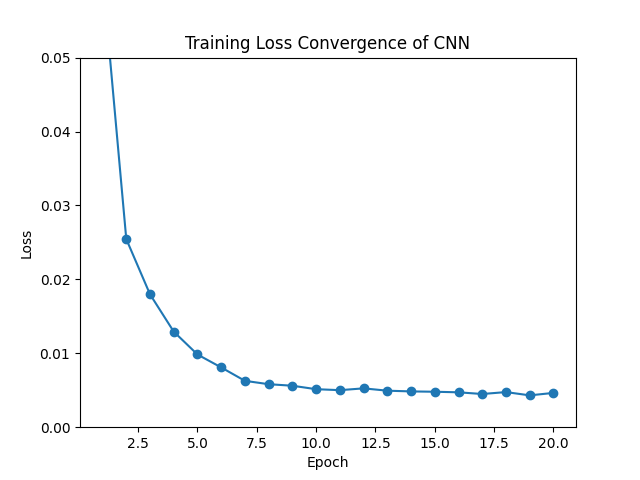

The Python source for this figure:
import torch
import torch.nn as nn
import torch.nn.functional as F
from torch.utils.data import DataLoader, TensorDataset
import torch.optim as optim
import matplotlib.pyplot as plt
import argparse

class CNN(nn.Module):
    def __init__(self):
        super(CNN, self).__init__()
        # Formula to calculate output size:
        # Output size = ((Input size - Kernel size + 2 * Padding) / Stride) + 1
        self.image_conv1 = nn.Conv2d(3, 2, kernel_size=4, stride=2, padding=1)
        # For conv1 with input size 128x128: Output size = ((128 - 4 + 2 * 1) / 2) + 1 = 64
        self.image_conv2 = nn.Conv2d(2, 1, kernel_size=4, stride=4, padding=0)
        # For conv2: Output size = ((64 - 4 + 2 * 0) / 4) + 1 = 16
        
        self.action_fc1 = nn.Linear(1, 32)

        self.combined_fc1 = nn.Linear(1 * 16 * 16 + 32, 128)  # Verify the input size calculation
        self.combined_fc2 = nn.Linear(128, 2)

    def forward(self, img, action):
        img = F.relu(self.image_conv1(img))
        img = F.relu(self.image_conv2(img))
        img = torch.flatten(img, start_dim=1)  # Flatten the tensor

        action = F.relu(self.action_fc1(action))
        
        combined = torch.cat((img, action), dim=1)
        combined = F.relu(self.combined_fc1(combined))
        combined = self.combined_fc2(combined)
        return combined

def load_data(idx):
    positions = torch.load(f"./hw1_sample/positions_{idx}.pt")
    actions = torch.load(f"./hw1_sample/actions_{idx}.pt")
    imgs_before = torch.load(f"./hw1_sample/imgsBefore_{idx}.pt")
    return positions, actions, imgs_before

def load_test_data(idx):
    positions = torch.load(f"./hw1_test/positions_{idx}.pt")
    actions = torch.load(f"./hw1_test/actions_{idx}.pt")
    imgs_before = torch.load(f"./hw1_test/imgsBefore_{idx}.pt")
    return positions, actions, imgs_before

def evaluate_model(model, dataloader):
    model.eval()
    total_loss = 0
    criterion = nn.MSELoss()
    with torch.no_grad():
        for batch_imgs, batch_actions, batch_positions in dataloader:
            outputs = model(batch_imgs, batch_actions)
            loss = criterion(outputs, batch_positions)
            total_loss += loss.item()
    average_loss = total_loss / len(dataloader)
    return average_loss

def train():
    # Load data for all indices
    all_positions = []
    all_actions = []
    all_imgs_before = []
    for i in range(8):
        positions, actions, imgs_before = load_data(i)
        all_positions.append(positions)
        all_actions.append(actions)
        all_imgs_before.append(imgs_before)

    # Concatenate all data
    positions = torch.cat(all_positions)
    actions = torch.cat(all_actions)
    imgs_before = torch.cat(all_imgs_before)

    # Convert actions and images to float
    actions = actions.view(-1, 1).float()
    imgs_before = imgs_before.float() / 255.0  # Normalize the images to [0, 1]

    # Create a dataset and dataloader
    dataset = TensorDataset(imgs_before, actions, positions)
    dataloader = DataLoader(dataset, batch_size=32, shuffle=True)

    model = CNN()

    # Define loss function and optimizer
    criterion = nn.MSELoss()
    optimizer = optim.Adam(model.parameters(), lr=0.001)

    # Training loop
    num_epochs = 20
    loss_values = []
    for epoch in range(num_epochs):
        print(f"Epoch {epoch+1}/{num_epochs} started.")
        epoch_loss = 0
        for batch_idx, (batch_imgs, batch_actions, batch_positions) in enumerate(dataloader):
            # Zero the parameter gradients
            optimizer.zero_grad()

            # Forward pass
            outputs = model(batch_imgs, batch_actions)

            # Compute loss
            loss = criterion(outputs, batch_positions)

            # Backward pass and optimize
            loss.backward()
            optimizer.step()

            epoch_loss += loss.item()

            if (batch_idx + 1) % 10 == 0:
                print(f"Epoch [{epoch+1}/{num_epochs}], Batch [{batch_idx+1}/{len(dataloader)}], Loss: {loss.item():.4f}")

        average_epoch_loss = epoch_loss / len(dataloader)
        loss_values.append(average_epoch_loss)
        print(f"Epoch [{epoch+1}/{num_epochs}] finished with Loss: {average_epoch_loss:.4f}")

    print("Finished Training")
    
    # Save the model
    torch.save(model.state_dict(), "hw1_2.pt")

    # Plot the loss values and save the plot
    plt.plot(range(1, num_epochs + 1), loss_values, marker='o')
    plt.xlabel('Epoch')
    plt.ylabel('Loss')
    plt.title('Training Loss Convergence of CNN')
    plt.ylim(0, 0.05)  # Set y-axis limits between 0 and 0.05
    plt.savefig('hw1_2.png')
    plt.close()

def test():
    # Load test data for all indices
    all_positions = []
    all_actions = []
    all_imgs_before = []
    for i in range(8):
        positions, actions, imgs_before = load_test_data(i)
        all_positions.append(positions)
        all_actions.append(actions)
        all_imgs_before.append(imgs_before)

    # Concatenate all test data
    positions = torch.cat(all_positions)
    actions = torch.cat(all_actions)
    imgs_before = torch.cat(all_imgs_before)

    # Convert actions and images to float
    actions = actions.view(-1, 1).float()
    imgs_before = imgs_before.float() / 255.0  # Normalize the images to [0, 1]

    # Create a dataset and dataloader for evaluation
    dataset = TensorDataset(imgs_before, actions, positions)
    dataloader = DataLoader(dataset, batch_size=32, shuffle=False)

    # Load and evaluate the CNN model
    cnn_model = CNN()
    cnn_model.load_state_dict(torch.load('hw1_2.pt'))
    cnn_loss = evaluate_model(cnn_model, dataloader)
    print(f"Average Evaluation Loss for CNN: {cnn_loss:.4f}")

if __name__ == "__main__":
    parser = argparse.ArgumentParser(description="Train or Test the CNN model")
    parser.add_argument('--mode', type=str, choices=['train', 'test'], required=True, help="Mode to run: 'train' or 'test'")
    args = parser.parse_args()

    if args.mode == 'train':
        train()
    elif args.mode == 'test':
        test()
